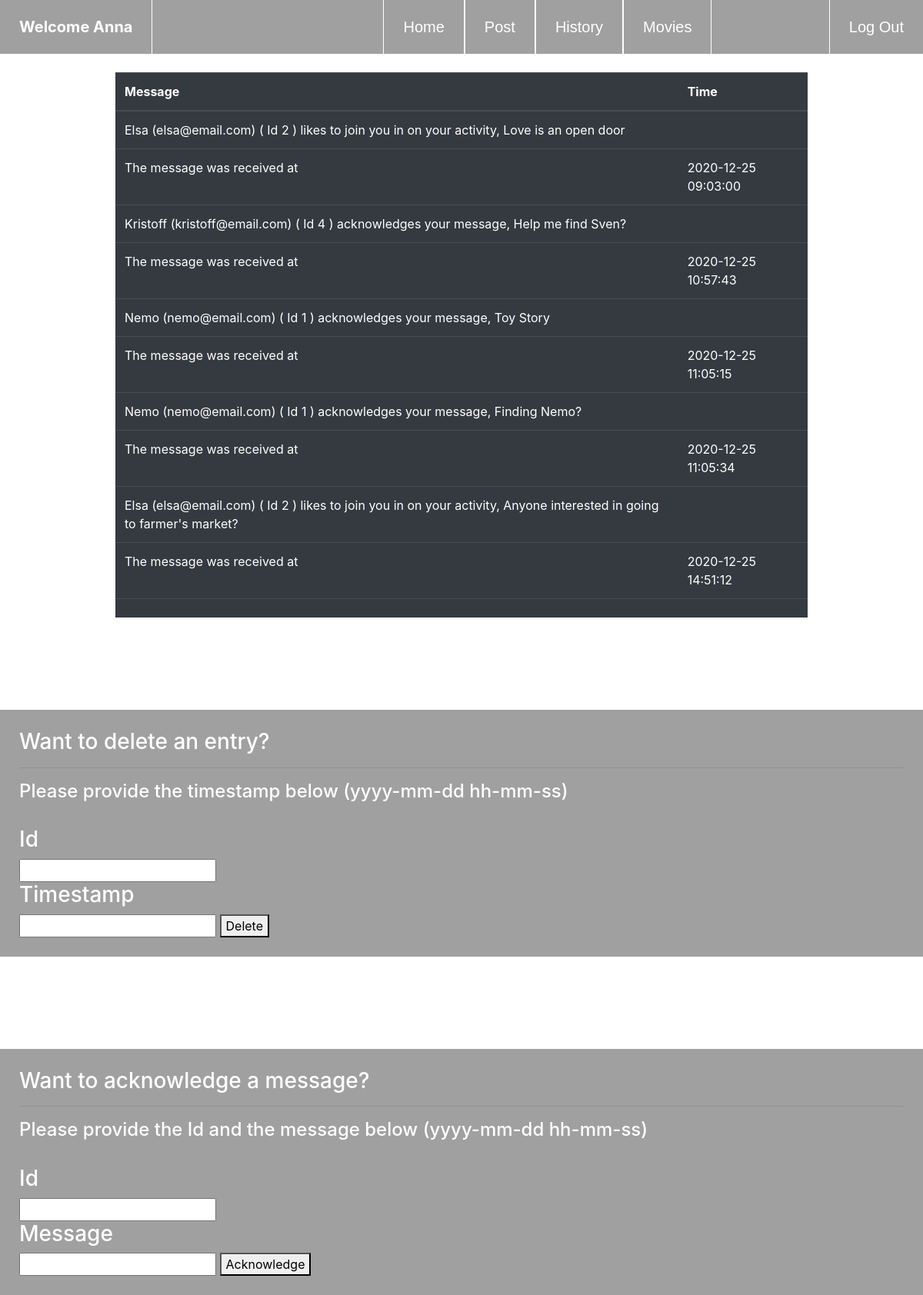
Page /inbox (signed in) on the committed database.
### tables this page shows
CREATE TABLE 'users' ('id' integer PRIMARY KEY AUTOINCREMENT NOT NULL, 'name' varchar(255) NOT NULL, 'email' varchar(255) NOT NULL, 'password'  varchar(255) NOT NULL  );

CREATE TABLE 'inbox' ('from_user' varchar(255), 'to_user' varchar(255), 'message' varchar(255), 'time' varchar(255), 'from_name' varchar(255), 'from_email' varchar(255), 'ack' smallint);

### application.py (the view)
@app.route("/inbox", methods=["GET", "POST"])
@login_required
def inbox():
    if request.method == "GET":
        user = db.execute("SELECT * from users where id=:id", id = session["user_id"])
        name =user[0]["name"][0].upper() + user[0]["name"][1:].lower()
        rows = db.execute("SELECT * from inbox where to_user=:to_user", to_user=session["user_id"])
        return render_template("inbox.html", name=name, rows=rows)
    else:
        time = request.form.get("time")
        from_user = request.form.get("id")
        db.execute("DELETE from inbox where to_user=:to_user and from_user = :from_user and time=:time", to_user=session["user_id"], from_user=from_user, time=time)
        return redirect("/")

### application.py (called while the page is built)
def login_required(f):
    @wraps(f)
    def decorated_function(*args, **kwargs):
        if session.get("user_id") is None:
            return redirect("/login")
        return f(*args, **kwargs)
    return decorated_function

@app.after_request
def after_request(response):
    response.headers["Cache-Control"] = "no-cache, no-store, must-revalidate"
    response.headers["Expires"] = 0
    response.headers["Pragma"] = "no-cache"
    return response

### templates/inbox.html (shortened to what this page needs)
{% extends "layout.html" %}
{% block style %}
    <link rel="stylesheet" href="https://stackpath.bootstrapcdn.com/bootstrap/4.3.1/css/bootstrap.min.css">
{% endblock %}
{% block body %}
    <div class="links">
        <ul>
            <li class="indexnav" style="float: left;"><b>Welcome {{name}}</b></li>
            <li style="float: left; border-right: 1px solid white; margin-left: 25%;"><a href="/">Home</a></li>
            <li style="float: left; border-right: 1px solid white;"><a href="/post">Post</a></li>
            <li style="float: left; border-right: 1px solid white;"><a href="/history">History</a></li>
            <li style="float: left; border-right: 1px solid white;"><a href="/movies">Movies</a></li>
            <li><a href="/logout">Log Out</a></li>
        </ul>
    </div>
    <br>
    <div class="table2">
    <table class="table table-dark table-stripped">
        <thead>
            <tr>
                <th>Message</th>
                <th>Time</th>
            </tr>
        </thead>
        <tbody>
                {% for row in rows %}
                {% set name = row["from_name"]%}
                {% set message = row["message"] %}
                {% set time = row["time"] %}
                {% if row["ack"] == 0 %}
                    <tr>
                        <td>{{name}} ({{row["from_email"]}}) ( Id {{row["from_user"]}} ) likes to join you in on your activity, {{message}}</td>
                        <td></td>
                    </tr>
                {% else %}
                    <tr>
                        <td>{{name}} ({{row["from_email"]}}) ( Id {{row["from_user"]}} ) acknowledges your message, {{message}}</td>
                        <td></td>
                    </tr>
                {% endif %}
                    <tr>
                        <td>The message was received at</td>
                        <td>{{time}}</td>
                    </tr>
                {% endfor %}
        </tbody>
        <tfoot>
            <td colspan="1"></td>
            <td></td>
        </tfoot>
    </table>
    </div>
    <div style="background-color: #a0a0a0; margin-top: 120px; color: white; padding: 25px;">
        <h3>Want to delete an entry?</h3>
        <hr>
        <h4>Please provide the timestamp below (yyyy-mm-dd hh-mm-ss)</h4><br>
        <form action="/inbox" method="post">
            <h3>Id</h3>
            <input type="text" name="id">
            <h3>Timestamp</h3>
            <input type="text" name="time">
            <button type="submit">Delete</button>
        </form>
    </div>
    <div style="background-color: #a0a0a0; margin-top: 120px; color: white; padding: 25px;">
        <h3>Want to acknowledge a message?</h3>
        <hr>
        <h4>Please provide the Id and the message below (yyyy-mm-dd hh-mm-ss)</h4><br>
        <form action="/acknowledge" method="post">
            <h3>Id</h3>
            <input type="text" name="id">
            <h3>Message</h3>
            <input type="text" name="message">
            <button type="submit">Acknowledge</button>
        </form>
    </div>
{% endblock %}

### static/styles.css (style rules this page uses)
body { margin: 0; padding: 0; }
.links { background-color: #a0a0a0; }
.links ul { list-style-type: none; margin: 0; padding: 0; overflow: hidden; }
.links li { float: right; }
.links a { display: block; color: white; text-align: center; padding: 20px 25px; text-decoration: none; font-family: sans-serif; border-left: 1px solid #fff; font-size: 20px; }
.indexnav { display: block; padding: 20px 25px; text-align: center; color: white; border-right: 1px solid white; font-size: 20px }
.table2 { width: 75%; margin: auto; }

### rows in the picture
users: name "Anna"
inbox: from_name "Elsa", from_email "elsa@email.com", from_user "2", message "Love is an open door", time "2020-12-25 09:03:00"
inbox: from_name "Kristoff", from_email "kristoff@email.com", from_user "4", message "Help me find Sven?", time "2020-12-25 10:57:43"
inbox: from_name "Nemo", from_email "nemo@email.com", from_user "1", message "Toy Story", time "2020-12-25 11:05:15"
inbox: from_name "Nemo", from_email "nemo@email.com", from_user "1", message "Finding Nemo?", time "2020-12-25 11:05:34"
inbox: from_name "Elsa", from_email "elsa@email.com", from_user "2", message "Anyone interested in going to farmer's market?", time "2020-12-25 14:51:12"
